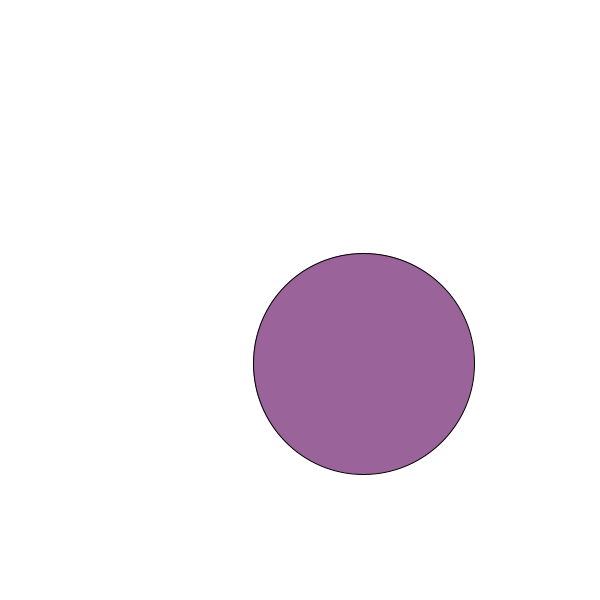
Frame 1 (no input)
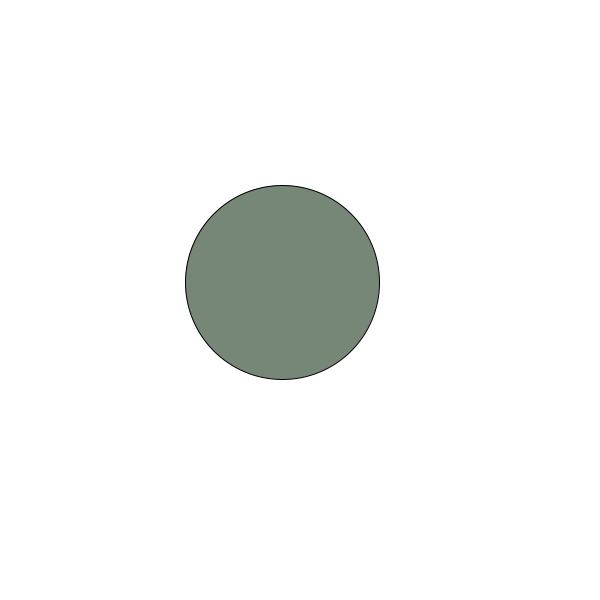
Frame 60 (the mouse pressed at the canvas centre just before this capture)
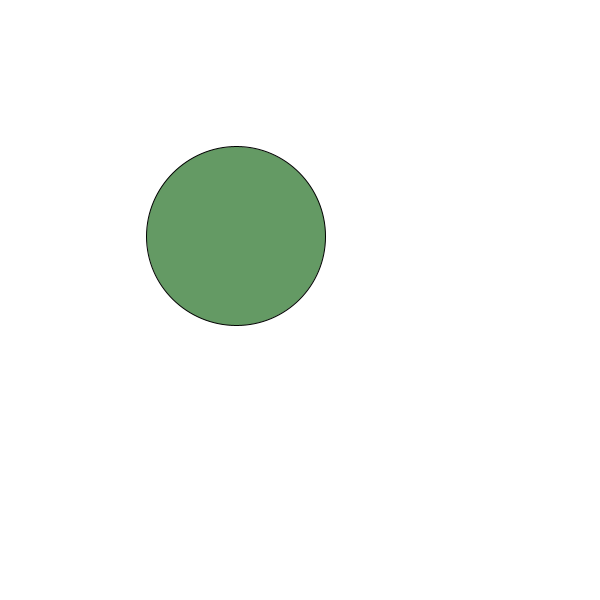
Frame 120 (the mouse held since frame 60 and released just before this capture)

The Processing sketch that drew these frames (run headless with seeded random() and noise(); from frame 60 on, the mouse is pressed at the canvas centre):

// Processing sketch: noiseExample1
// ── noiseExample1.pde
float offset = 0.0;

void setup(){
  size(600,600);
  fill(255);
}

void draw(){
  background(255);
  float noiseS = map(noise(offset),0,1,100,300);
  float noiseX = map(noise(offset),0,1,0,width);
  float noiseY = map(noise(offset),0,1,0,width);
  float noiseR = map(noise(offset),0,1,0,255);
  float noiseB = map(noise(offset),0,1,0,255);
  float noiseG = map(noise(offset),0,1,0,255);
  fill(noiseR, 255-noiseG, noiseB);
  ellipse(noiseX,noiseY,noiseS,noiseS);
  offset += 0.005;
  
  //loadPixels();
  //noiseDetail(9,0.5);
  
  //float xoff = 0.0;
  //for(int x = 0; x < width; x++){
  //  float yoff = 0.0;
  //  for(int y = 0; y < height; y++){
  //    color brightness = color(map(noise(xoff,yoff,counter),0,1,0,255));
  //    pixels[x+y*height] = color(brightness);
  //    yoff += 0.01;
  //  } 
  //  xoff += 0.01;
  //}
  //updatePixels();
  //counter += 0.1;
}
